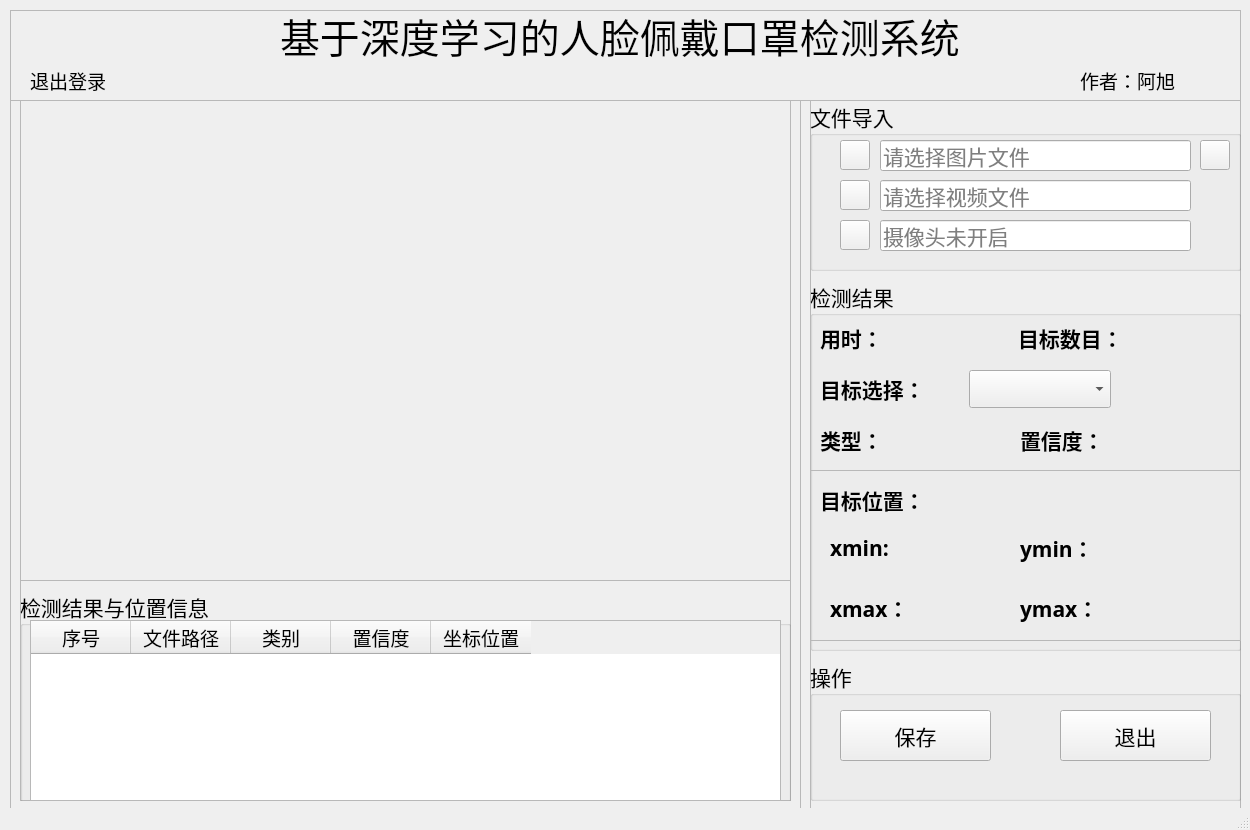
<?xml version="1.0" encoding="UTF-8"?>
<ui version="4.0">
 <class>MainWindow</class>
 <widget class="QMainWindow" name="MainWindow">
  <property name="geometry">
   <rect>
    <x>0</x>
    <y>0</y>
    <width>1250</width>
    <height>830</height>
   </rect>
  </property>
  <property name="minimumSize">
   <size>
    <width>1250</width>
    <height>830</height>
   </size>
  </property>
  <property name="maximumSize">
   <size>
    <width>1250</width>
    <height>830</height>
   </size>
  </property>
  <property name="windowTitle">
   <string>基于深度学习的人脸佩戴口罩检测系统</string>
  </property>
  <property name="windowIcon">
   <iconset resource="ui_sources.qrc">
    <normaloff>:/icons/ui_imgs/icons/目标检测.png</normaloff>:/icons/ui_imgs/icons/目标检测.png</iconset>
  </property>
  <widget class="QWidget" name="centralwidget">
   <widget class="QFrame" name="frame">
    <property name="geometry">
     <rect>
      <x>10</x>
      <y>100</y>
      <width>791</width>
      <height>711</height>
     </rect>
    </property>
    <property name="frameShape">
     <enum>QFrame::StyledPanel</enum>
    </property>
    <property name="frameShadow">
     <enum>QFrame::Raised</enum>
    </property>
    <widget class="QFrame" name="frame_2">
     <property name="geometry">
      <rect>
       <x>10</x>
       <y>0</y>
       <width>771</width>
       <height>481</height>
      </rect>
     </property>
     <property name="frameShape">
      <enum>QFrame::StyledPanel</enum>
     </property>
     <property name="frameShadow">
      <enum>QFrame::Raised</enum>
     </property>
     <widget class="QLabel" name="label_show">
      <property name="geometry">
       <rect>
        <x>0</x>
        <y>0</y>
        <width>770</width>
        <height>480</height>
       </rect>
      </property>
      <property name="minimumSize">
       <size>
        <width>770</width>
        <height>480</height>
       </size>
      </property>
      <property name="maximumSize">
       <size>
        <width>770</width>
        <height>480</height>
       </size>
      </property>
      <property name="styleSheet">
       <string notr="true">border-image: url(:/icons/ui_imgs/11.png);</string>
      </property>
      <property name="text">
       <string/>
      </property>
     </widget>
    </widget>
    <widget class="QFrame" name="frame_3">
     <property name="geometry">
      <rect>
       <x>10</x>
       <y>480</y>
       <width>771</width>
       <height>221</height>
      </rect>
     </property>
     <property name="frameShape">
      <enum>QFrame::StyledPanel</enum>
     </property>
     <property name="frameShadow">
      <enum>QFrame::Raised</enum>
     </property>
     <widget class="QGroupBox" name="groupBox_3">
      <property name="geometry">
       <rect>
        <x>0</x>
        <y>10</y>
        <width>771</width>
        <height>221</height>
       </rect>
      </property>
      <property name="font">
       <font>
        <family>华文楷体</family>
        <pointsize>16</pointsize>
       </font>
      </property>
      <property name="title">
       <string>检测结果与位置信息</string>
      </property>
      <widget class="QTableWidget" name="tableWidget">
       <property name="geometry">
        <rect>
         <x>10</x>
         <y>30</y>
         <width>751</width>
         <height>181</height>
        </rect>
       </property>
       <property name="font">
        <font>
         <family>华文楷体</family>
         <pointsize>14</pointsize>
        </font>
       </property>
       <column>
        <property name="text">
         <string>序号</string>
        </property>
       </column>
       <column>
        <property name="text">
         <string>文件路径</string>
        </property>
       </column>
       <column>
        <property name="text">
         <string>类别</string>
        </property>
       </column>
       <column>
        <property name="text">
         <string>置信度</string>
        </property>
       </column>
       <column>
        <property name="text">
         <string>坐标位置</string>
        </property>
       </column>
      </widget>
     </widget>
    </widget>
   </widget>
   <widget class="QFrame" name="frame_4">
    <property name="geometry">
     <rect>
      <x>810</x>
      <y>100</y>
      <width>431</width>
      <height>711</height>
     </rect>
    </property>
    <property name="frameShape">
     <enum>QFrame::StyledPanel</enum>
    </property>
    <property name="frameShadow">
     <enum>QFrame::Raised</enum>
    </property>
    <widget class="QGroupBox" name="groupBox">
     <property name="geometry">
      <rect>
       <x>0</x>
       <y>0</y>
       <width>431</width>
       <height>171</height>
      </rect>
     </property>
     <property name="font">
      <font>
       <family>华文楷体</family>
       <pointsize>16</pointsize>
      </font>
     </property>
     <property name="title">
      <string>文件导入</string>
     </property>
     <widget class="QLineEdit" name="PiclineEdit">
      <property name="geometry">
       <rect>
        <x>70</x>
        <y>40</y>
        <width>311</width>
        <height>31</height>
       </rect>
      </property>
      <property name="inputMask">
       <string/>
      </property>
      <property name="placeholderText">
       <string>请选择图片文件</string>
      </property>
     </widget>
     <widget class="QLineEdit" name="VideolineEdit">
      <property name="geometry">
       <rect>
        <x>70</x>
        <y>80</y>
        <width>311</width>
        <height>31</height>
       </rect>
      </property>
      <property name="placeholderText">
       <string>请选择视频文件</string>
      </property>
     </widget>
     <widget class="QPushButton" name="CapBtn">
      <property name="geometry">
       <rect>
        <x>30</x>
        <y>120</y>
        <width>30</width>
        <height>30</height>
       </rect>
      </property>
      <property name="styleSheet">
       <string notr="true">border-image: url(:/icons/ui_imgs/icons/camera.png);</string>
      </property>
      <property name="text">
       <string/>
      </property>
     </widget>
     <widget class="QPushButton" name="PicBtn">
      <property name="geometry">
       <rect>
        <x>30</x>
        <y>40</y>
        <width>30</width>
        <height>30</height>
       </rect>
      </property>
      <property name="styleSheet">
       <string notr="true">border-image: url(:/icons/ui_imgs/icons/img.png);</string>
      </property>
      <property name="text">
       <string/>
      </property>
     </widget>
     <widget class="QPushButton" name="VideoBtn">
      <property name="geometry">
       <rect>
        <x>30</x>
        <y>80</y>
        <width>30</width>
        <height>30</height>
       </rect>
      </property>
      <property name="styleSheet">
       <string notr="true">border-image: url(:/icons/ui_imgs/icons/video.png);</string>
      </property>
      <property name="text">
       <string/>
      </property>
     </widget>
     <widget class="QLineEdit" name="CaplineEdit">
      <property name="geometry">
       <rect>
        <x>70</x>
        <y>120</y>
        <width>311</width>
        <height>31</height>
       </rect>
      </property>
      <property name="placeholderText">
       <string>摄像头未开启</string>
      </property>
     </widget>
     <widget class="QPushButton" name="FilesBtn">
      <property name="geometry">
       <rect>
        <x>390</x>
        <y>40</y>
        <width>30</width>
        <height>30</height>
       </rect>
      </property>
      <property name="styleSheet">
       <string notr="true">border-image: url(:/icons/ui_imgs/icons/folder.png);</string>
      </property>
      <property name="text">
       <string/>
      </property>
     </widget>
    </widget>
    <widget class="QGroupBox" name="groupBox_2">
     <property name="geometry">
      <rect>
       <x>0</x>
       <y>180</y>
       <width>431</width>
       <height>371</height>
      </rect>
     </property>
     <property name="font">
      <font>
       <family>华文楷体</family>
       <pointsize>16</pointsize>
      </font>
     </property>
     <property name="title">
      <string>检测结果</string>
     </property>
     <widget class="QFrame" name="frame_6">
      <property name="geometry">
       <rect>
        <x>0</x>
        <y>190</y>
        <width>431</width>
        <height>171</height>
       </rect>
      </property>
      <property name="frameShape">
       <enum>QFrame::StyledPanel</enum>
      </property>
      <property name="frameShadow">
       <enum>QFrame::Raised</enum>
      </property>
      <widget class="QLabel" name="label_4">
       <property name="geometry">
        <rect>
         <x>10</x>
         <y>10</y>
         <width>131</width>
         <height>41</height>
        </rect>
       </property>
       <property name="font">
        <font>
         <family>华文楷体</family>
         <pointsize>16</pointsize>
        </font>
       </property>
       <property name="styleSheet">
        <string notr="true"/>
       </property>
       <property name="text">
        <string>&lt;html&gt;&lt;head/&gt;&lt;body&gt;&lt;p&gt;&lt;span style=&quot; font-weight:600;&quot;&gt;目标位置：&lt;/span&gt;&lt;/p&gt;&lt;/body&gt;&lt;/html&gt;</string>
       </property>
      </widget>
      <widget class="QWidget" name="layoutWidget">
       <property name="geometry">
        <rect>
         <x>20</x>
         <y>60</y>
         <width>161</width>
         <height>37</height>
        </rect>
       </property>
       <layout class="QHBoxLayout" name="horizontalLayout">
        <item>
         <widget class="QLabel" name="label_6">
          <property name="font">
           <font>
            <family>华文楷体</family>
            <pointsize>16</pointsize>
            <weight>50</weight>
            <bold>false</bold>
           </font>
          </property>
          <property name="text">
           <string>&lt;html&gt;&lt;head/&gt;&lt;body&gt;&lt;p&gt;&lt;span style=&quot; font-weight:600;&quot;&gt;xmin:&lt;/span&gt;&lt;/p&gt;&lt;/body&gt;&lt;/html&gt;</string>
          </property>
         </widget>
        </item>
        <item>
         <widget class="QLabel" name="label_xmin">
          <property name="palette">
           <palette>
            <active>
             <colorrole role="WindowText">
              <brush brushstyle="SolidPattern">
               <color alpha="255">
                <red>255</red>
                <green>0</green>
                <blue>0</blue>
               </color>
              </brush>
             </colorrole>
            </active>
            <inactive>
             <colorrole role="WindowText">
              <brush brushstyle="SolidPattern">
               <color alpha="255">
                <red>255</red>
                <green>0</green>
                <blue>0</blue>
               </color>
              </brush>
             </colorrole>
            </inactive>
            <disabled>
             <colorrole role="WindowText">
              <brush brushstyle="SolidPattern">
               <color alpha="255">
                <red>120</red>
                <green>120</green>
                <blue>120</blue>
               </color>
              </brush>
             </colorrole>
            </disabled>
           </palette>
          </property>
          <property name="font">
           <font>
            <family>Arial</family>
            <pointsize>16</pointsize>
            <weight>75</weight>
            <bold>true</bold>
           </font>
          </property>
          <property name="text">
           <string/>
          </property>
         </widget>
        </item>
       </layout>
      </widget>
      <widget class="QWidget" name="layoutWidget">
       <property name="geometry">
        <rect>
         <x>210</x>
         <y>60</y>
         <width>161</width>
         <height>37</height>
        </rect>
       </property>
       <layout class="QHBoxLayout" name="horizontalLayout_2">
        <item>
         <widget class="QLabel" name="label_8">
          <property name="text">
           <string>&lt;html&gt;&lt;head/&gt;&lt;body&gt;&lt;p&gt;&lt;span style=&quot; font-weight:600;&quot;&gt;ymin：&lt;/span&gt;&lt;/p&gt;&lt;/body&gt;&lt;/html&gt;</string>
          </property>
         </widget>
        </item>
        <item>
         <widget class="QLabel" name="label_ymin">
          <property name="palette">
           <palette>
            <active>
             <colorrole role="WindowText">
              <brush brushstyle="SolidPattern">
               <color alpha="255">
                <red>255</red>
                <green>0</green>
                <blue>0</blue>
               </color>
              </brush>
             </colorrole>
            </active>
            <inactive>
             <colorrole role="WindowText">
              <brush brushstyle="SolidPattern">
               <color alpha="255">
                <red>255</red>
                <green>0</green>
                <blue>0</blue>
               </color>
              </brush>
             </colorrole>
            </inactive>
            <disabled>
             <colorrole role="WindowText">
              <brush brushstyle="SolidPattern">
               <color alpha="255">
                <red>120</red>
                <green>120</green>
                <blue>120</blue>
               </color>
              </brush>
             </colorrole>
            </disabled>
           </palette>
          </property>
          <property name="font">
           <font>
            <family>Arial</family>
            <pointsize>16</pointsize>
            <weight>75</weight>
            <bold>true</bold>
           </font>
          </property>
          <property name="text">
           <string/>
          </property>
         </widget>
        </item>
       </layout>
      </widget>
      <widget class="QWidget" name="layoutWidget">
       <property name="geometry">
        <rect>
         <x>20</x>
         <y>120</y>
         <width>161</width>
         <height>37</height>
        </rect>
       </property>
       <layout class="QHBoxLayout" name="horizontalLayout_3">
        <item>
         <widget class="QLabel" name="label_7">
          <property name="text">
           <string>&lt;html&gt;&lt;head/&gt;&lt;body&gt;&lt;p&gt;&lt;span style=&quot; font-weight:600;&quot;&gt;xmax：&lt;/span&gt;&lt;/p&gt;&lt;/body&gt;&lt;/html&gt;</string>
          </property>
         </widget>
        </item>
        <item>
         <widget class="QLabel" name="label_xmax">
          <property name="palette">
           <palette>
            <active>
             <colorrole role="WindowText">
              <brush brushstyle="SolidPattern">
               <color alpha="255">
                <red>255</red>
                <green>0</green>
                <blue>0</blue>
               </color>
              </brush>
             </colorrole>
            </active>
            <inactive>
             <colorrole role="WindowText">
              <brush brushstyle="SolidPattern">
               <color alpha="255">
                <red>255</red>
                <green>0</green>
                <blue>0</blue>
               </color>
              </brush>
             </colorrole>
            </inactive>
            <disabled>
             <colorrole role="WindowText">
              <brush brushstyle="SolidPattern">
               <color alpha="255">
                <red>120</red>
                <green>120</green>
                <blue>120</blue>
               </color>
              </brush>
             </colorrole>
            </disabled>
           </palette>
          </property>
          <property name="font">
           <font>
            <family>Arial</family>
            <pointsize>16</pointsize>
            <weight>75</weight>
            <bold>true</bold>
           </font>
          </property>
          <property name="text">
           <string/>
          </property>
         </widget>
        </item>
       </layout>
      </widget>
      <widget class="QWidget" name="layoutWidget">
       <property name="geometry">
        <rect>
         <x>210</x>
         <y>120</y>
         <width>161</width>
         <height>37</height>
        </rect>
       </property>
       <layout class="QHBoxLayout" name="horizontalLayout_4">
        <item>
         <widget class="QLabel" name="label_9">
          <property name="text">
           <string>&lt;html&gt;&lt;head/&gt;&lt;body&gt;&lt;p&gt;&lt;span style=&quot; font-weight:600;&quot;&gt;ymax：&lt;/span&gt;&lt;/p&gt;&lt;/body&gt;&lt;/html&gt;</string>
          </property>
         </widget>
        </item>
        <item>
         <widget class="QLabel" name="label_ymax">
          <property name="palette">
           <palette>
            <active>
             <colorrole role="WindowText">
              <brush brushstyle="SolidPattern">
               <color alpha="255">
                <red>255</red>
                <green>0</green>
                <blue>0</blue>
               </color>
              </brush>
             </colorrole>
            </active>
            <inactive>
             <colorrole role="WindowText">
              <brush brushstyle="SolidPattern">
               <color alpha="255">
                <red>255</red>
                <green>0</green>
                <blue>0</blue>
               </color>
              </brush>
             </colorrole>
            </inactive>
            <disabled>
             <colorrole role="WindowText">
              <brush brushstyle="SolidPattern">
               <color alpha="255">
                <red>120</red>
                <green>120</green>
                <blue>120</blue>
               </color>
              </brush>
             </colorrole>
            </disabled>
           </palette>
          </property>
          <property name="font">
           <font>
            <family>Arial</family>
            <pointsize>16</pointsize>
            <weight>75</weight>
            <bold>true</bold>
           </font>
          </property>
          <property name="text">
           <string/>
          </property>
         </widget>
        </item>
       </layout>
      </widget>
     </widget>
     <widget class="QWidget" name="layoutWidget">
      <property name="geometry">
       <rect>
        <x>208</x>
        <y>40</y>
        <width>211</width>
        <height>37</height>
       </rect>
      </property>
      <layout class="QHBoxLayout" name="horizontalLayout_5">
       <item>
        <widget class="QLabel" name="label">
         <property name="text">
          <string>&lt;html&gt;&lt;head/&gt;&lt;body&gt;&lt;p&gt;&lt;span style=&quot; font-weight:600;&quot;&gt;目标数目：&lt;/span&gt;&lt;/p&gt;&lt;/body&gt;&lt;/html&gt;</string>
         </property>
        </widget>
       </item>
       <item>
        <widget class="QLabel" name="label_nums">
         <property name="palette">
          <palette>
           <active>
            <colorrole role="WindowText">
             <brush brushstyle="SolidPattern">
              <color alpha="255">
               <red>255</red>
               <green>0</green>
               <blue>0</blue>
              </color>
             </brush>
            </colorrole>
            <colorrole role="Text">
             <brush brushstyle="SolidPattern">
              <color alpha="255">
               <red>0</red>
               <green>0</green>
               <blue>0</blue>
              </color>
             </brush>
            </colorrole>
            <colorrole role="PlaceholderText">
             <brush brushstyle="SolidPattern">
              <color alpha="128">
               <red>255</red>
               <green>0</green>
               <blue>0</blue>
              </color>
             </brush>
            </colorrole>
           </active>
           <inactive>
            <colorrole role="WindowText">
             <brush brushstyle="SolidPattern">
              <color alpha="255">
               <red>255</red>
               <green>0</green>
               <blue>0</blue>
              </color>
             </brush>
            </colorrole>
            <colorrole role="Text">
             <brush brushstyle="SolidPattern">
              <color alpha="255">
               <red>0</red>
               <green>0</green>
               <blue>0</blue>
              </color>
             </brush>
            </colorrole>
            <colorrole role="PlaceholderText">
             <brush brushstyle="SolidPattern">
              <color alpha="128">
               <red>255</red>
               <green>0</green>
               <blue>0</blue>
              </color>
             </brush>
            </colorrole>
           </inactive>
           <disabled>
            <colorrole role="WindowText">
             <brush brushstyle="SolidPattern">
              <color alpha="255">
               <red>120</red>
               <green>120</green>
               <blue>120</blue>
              </color>
             </brush>
            </colorrole>
            <colorrole role="Text">
             <brush brushstyle="SolidPattern">
              <color alpha="255">
               <red>120</red>
               <green>120</green>
               <blue>120</blue>
              </color>
             </brush>
            </colorrole>
            <colorrole role="PlaceholderText">
             <brush brushstyle="SolidPattern">
              <color alpha="128">
               <red>0</red>
               <green>0</green>
               <blue>0</blue>
              </color>
             </brush>
            </colorrole>
           </disabled>
          </palette>
         </property>
         <property name="font">
          <font>
           <family>Arial</family>
           <pointsize>16</pointsize>
           <weight>75</weight>
           <bold>true</bold>
          </font>
         </property>
         <property name="text">
          <string/>
         </property>
        </widget>
       </item>
      </layout>
     </widget>
     <widget class="QWidget" name="layoutWidget">
      <property name="geometry">
       <rect>
        <x>10</x>
        <y>90</y>
        <width>291</width>
        <height>38</height>
       </rect>
      </property>
      <layout class="QHBoxLayout" name="horizontalLayout_6">
       <item>
        <widget class="QLabel" name="label_5">
         <property name="text">
          <string>&lt;html&gt;&lt;head/&gt;&lt;body&gt;&lt;p&gt;&lt;span style=&quot; font-weight:600;&quot;&gt;目标选择：&lt;/span&gt;&lt;/p&gt;&lt;/body&gt;&lt;/html&gt;</string>
         </property>
        </widget>
       </item>
       <item>
        <widget class="QComboBox" name="comboBox"/>
       </item>
      </layout>
     </widget>
     <widget class="QWidget" name="layoutWidget_2">
      <property name="geometry">
       <rect>
        <x>10</x>
        <y>40</y>
        <width>171</width>
        <height>37</height>
       </rect>
      </property>
      <layout class="QHBoxLayout" name="horizontalLayout_7">
       <item>
        <widget class="QLabel" name="label_10">
         <property name="text">
          <string>&lt;html&gt;&lt;head/&gt;&lt;body&gt;&lt;p&gt;&lt;span style=&quot; font-weight:600;&quot;&gt;用时：&lt;/span&gt;&lt;/p&gt;&lt;/body&gt;&lt;/html&gt;</string>
         </property>
        </widget>
       </item>
       <item>
        <widget class="QLabel" name="time_lb">
         <property name="palette">
          <palette>
           <active>
            <colorrole role="WindowText">
             <brush brushstyle="SolidPattern">
              <color alpha="255">
               <red>255</red>
               <green>0</green>
               <blue>0</blue>
              </color>
             </brush>
            </colorrole>
            <colorrole role="Text">
             <brush brushstyle="SolidPattern">
              <color alpha="255">
               <red>0</red>
               <green>0</green>
               <blue>0</blue>
              </color>
             </brush>
            </colorrole>
            <colorrole role="PlaceholderText">
             <brush brushstyle="SolidPattern">
              <color alpha="128">
               <red>255</red>
               <green>0</green>
               <blue>0</blue>
              </color>
             </brush>
            </colorrole>
           </active>
           <inactive>
            <colorrole role="WindowText">
             <brush brushstyle="SolidPattern">
              <color alpha="255">
               <red>255</red>
               <green>0</green>
               <blue>0</blue>
              </color>
             </brush>
            </colorrole>
            <colorrole role="Text">
             <brush brushstyle="SolidPattern">
              <color alpha="255">
               <red>0</red>
               <green>0</green>
               <blue>0</blue>
              </color>
             </brush>
            </colorrole>
            <colorrole role="PlaceholderText">
             <brush brushstyle="SolidPattern">
              <color alpha="128">
               <red>255</red>
               <green>0</green>
               <blue>0</blue>
              </color>
             </brush>
            </colorrole>
           </inactive>
           <disabled>
            <colorrole role="WindowText">
             <brush brushstyle="SolidPattern">
              <color alpha="255">
               <red>120</red>
               <green>120</green>
               <blue>120</blue>
              </color>
             </brush>
            </colorrole>
            <colorrole role="Text">
             <brush brushstyle="SolidPattern">
              <color alpha="255">
               <red>120</red>
               <green>120</green>
               <blue>120</blue>
              </color>
             </brush>
            </colorrole>
            <colorrole role="PlaceholderText">
             <brush brushstyle="SolidPattern">
              <color alpha="128">
               <red>0</red>
               <green>0</green>
               <blue>0</blue>
              </color>
             </brush>
            </colorrole>
           </disabled>
          </palette>
         </property>
         <property name="font">
          <font>
           <family>Arial</family>
           <pointsize>16</pointsize>
           <weight>75</weight>
           <bold>true</bold>
          </font>
         </property>
         <property name="text">
          <string/>
         </property>
        </widget>
       </item>
      </layout>
     </widget>
     <widget class="QWidget" name="layoutWidget">
      <property name="geometry">
       <rect>
        <x>210</x>
        <y>140</y>
        <width>191</width>
        <height>41</height>
       </rect>
      </property>
      <layout class="QHBoxLayout" name="horizontalLayout_8">
       <item>
        <widget class="QLabel" name="label_11">
         <property name="text">
          <string>&lt;html&gt;&lt;head/&gt;&lt;body&gt;&lt;p&gt;&lt;span style=&quot; font-weight:600;&quot;&gt;置信度：&lt;/span&gt;&lt;/p&gt;&lt;/body&gt;&lt;/html&gt;</string>
         </property>
        </widget>
       </item>
       <item>
        <widget class="QLabel" name="label_conf">
         <property name="palette">
          <palette>
           <active>
            <colorrole role="WindowText">
             <brush brushstyle="SolidPattern">
              <color alpha="255">
               <red>255</red>
               <green>0</green>
               <blue>0</blue>
              </color>
             </brush>
            </colorrole>
           </active>
           <inactive>
            <colorrole role="WindowText">
             <brush brushstyle="SolidPattern">
              <color alpha="255">
               <red>255</red>
               <green>0</green>
               <blue>0</blue>
              </color>
             </brush>
            </colorrole>
           </inactive>
           <disabled>
            <colorrole role="WindowText">
             <brush brushstyle="SolidPattern">
              <color alpha="255">
               <red>120</red>
               <green>120</green>
               <blue>120</blue>
              </color>
             </brush>
            </colorrole>
           </disabled>
          </palette>
         </property>
         <property name="font">
          <font>
           <family>Arial</family>
           <pointsize>16</pointsize>
           <weight>75</weight>
           <bold>true</bold>
          </font>
         </property>
         <property name="text">
          <string/>
         </property>
        </widget>
       </item>
      </layout>
     </widget>
     <widget class="QWidget" name="layoutWidget_3">
      <property name="geometry">
       <rect>
        <x>10</x>
        <y>140</y>
        <width>191</width>
        <height>41</height>
       </rect>
      </property>
      <layout class="QHBoxLayout" name="horizontalLayout_9">
       <item>
        <widget class="QLabel" name="label_13">
         <property name="maximumSize">
          <size>
           <width>60</width>
           <height>16777215</height>
          </size>
         </property>
         <property name="text">
          <string>&lt;html&gt;&lt;head/&gt;&lt;body&gt;&lt;p&gt;&lt;span style=&quot; font-weight:600;&quot;&gt;类型：&lt;/span&gt;&lt;/p&gt;&lt;/body&gt;&lt;/html&gt;</string>
         </property>
        </widget>
       </item>
       <item>
        <widget class="QLabel" name="type_lb">
         <property name="palette">
          <palette>
           <active>
            <colorrole role="WindowText">
             <brush brushstyle="SolidPattern">
              <color alpha="255">
               <red>255</red>
               <green>0</green>
               <blue>0</blue>
              </color>
             </brush>
            </colorrole>
           </active>
           <inactive>
            <colorrole role="WindowText">
             <brush brushstyle="SolidPattern">
              <color alpha="255">
               <red>255</red>
               <green>0</green>
               <blue>0</blue>
              </color>
             </brush>
            </colorrole>
           </inactive>
           <disabled>
            <colorrole role="WindowText">
             <brush brushstyle="SolidPattern">
              <color alpha="255">
               <red>120</red>
               <green>120</green>
               <blue>120</blue>
              </color>
             </brush>
            </colorrole>
           </disabled>
          </palette>
         </property>
         <property name="font">
          <font>
           <family>Arial</family>
           <pointsize>16</pointsize>
           <weight>75</weight>
           <bold>true</bold>
          </font>
         </property>
         <property name="text">
          <string/>
         </property>
        </widget>
       </item>
      </layout>
     </widget>
    </widget>
    <widget class="QGroupBox" name="groupBox_4">
     <property name="geometry">
      <rect>
       <x>0</x>
       <y>560</y>
       <width>431</width>
       <height>141</height>
      </rect>
     </property>
     <property name="font">
      <font>
       <family>华文楷体</family>
       <pointsize>16</pointsize>
      </font>
     </property>
     <property name="title">
      <string>操作</string>
     </property>
     <widget class="QPushButton" name="SaveBtn">
      <property name="geometry">
       <rect>
        <x>30</x>
        <y>50</y>
        <width>151</width>
        <height>51</height>
       </rect>
      </property>
      <property name="text">
       <string>保存</string>
      </property>
      <property name="icon">
       <iconset resource="ui_sources.qrc">
        <normaloff>:/icons/ui_imgs/icons/保存.png</normaloff>:/icons/ui_imgs/icons/保存.png</iconset>
      </property>
      <property name="iconSize">
       <size>
        <width>30</width>
        <height>30</height>
       </size>
      </property>
     </widget>
     <widget class="QPushButton" name="ExitBtn">
      <property name="geometry">
       <rect>
        <x>250</x>
        <y>50</y>
        <width>151</width>
        <height>51</height>
       </rect>
      </property>
      <property name="text">
       <string>退出</string>
      </property>
      <property name="icon">
       <iconset resource="ui_sources.qrc">
        <normaloff>:/icons/ui_imgs/icons/退出.png</normaloff>:/icons/ui_imgs/icons/退出.png</iconset>
      </property>
      <property name="iconSize">
       <size>
        <width>30</width>
        <height>30</height>
       </size>
      </property>
     </widget>
    </widget>
   </widget>
   <widget class="QFrame" name="frame_5">
    <property name="geometry">
     <rect>
      <x>10</x>
      <y>10</y>
      <width>1231</width>
      <height>91</height>
     </rect>
    </property>
    <property name="frameShape">
     <enum>QFrame::StyledPanel</enum>
    </property>
    <property name="frameShadow">
     <enum>QFrame::Raised</enum>
    </property>
    <widget class="QLabel" name="label_3">
     <property name="geometry">
      <rect>
       <x>270</x>
       <y>0</y>
       <width>811</width>
       <height>51</height>
      </rect>
     </property>
     <property name="font">
      <font>
       <family>华文楷体</family>
       <pointsize>30</pointsize>
      </font>
     </property>
     <property name="text">
      <string>基于深度学习的人脸佩戴口罩检测系统</string>
     </property>
    </widget>
    <widget class="QLabel" name="label_2">
     <property name="geometry">
      <rect>
       <x>20</x>
       <y>60</y>
       <width>311</width>
       <height>21</height>
      </rect>
     </property>
     <property name="font">
      <font>
       <family>华文楷体</family>
       <pointsize>14</pointsize>
       <underline>true</underline>
      </font>
     </property>
     <property name="text">
      <string>用户管理</string>
     </property>
     <property name="text">
      <string>退出登录</string>
     </property>
    </widget>
    <widget class="QLabel" name="label_12">
     <property name="geometry">
      <rect>
       <x>1070</x>
       <y>60</y>
       <width>131</width>
       <height>21</height>
      </rect>
     </property>
     <property name="font">
      <font>
       <family>华文楷体</family>
       <pointsize>14</pointsize>
       <underline>true</underline>
      </font>
     </property>
     <property name="text">
      <string>作者：阿旭</string>
     </property>
    </widget>
   </widget>
  </widget>
  <widget class="QStatusBar" name="statusbar"/>
 </widget>
 <resources>
  <include location="ui_sources.qrc"/>
 </resources>
 <connections/>
</ui>
